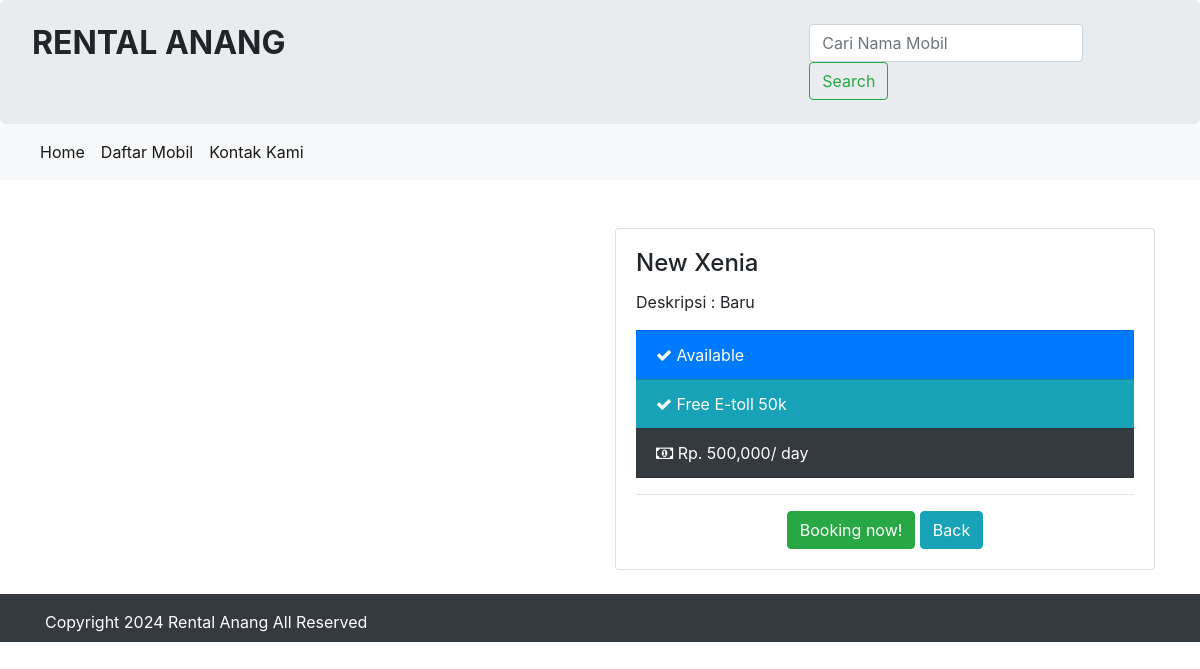
Screenshot of /detail.php?id=6 with the database file from the repository.
### tables this page shows
CREATE TABLE `infoweb` (
  `id` int(11) NOT NULL,
  `nama_rental` varchar(255) DEFAULT NULL,
  `telp` varchar(15) DEFAULT NULL,
  `alamat` text DEFAULT NULL,
  `email` varchar(255) DEFAULT NULL,
  `no_rek` text DEFAULT NULL,
  `updated_at` timestamp NOT NULL DEFAULT current_timestamp()
);

CREATE TABLE `mobil` (
  `id_mobil` int(11) NOT NULL,
  `no_plat` varchar(255) NOT NULL,
  `merk` varchar(255) NOT NULL,
  `harga` int(255) NOT NULL,
  `deskripsi` varchar(255) NOT NULL,
  `status` varchar(255) NOT NULL,
  `gambar` text NOT NULL
);

### koneksi/koneksi.php (called while the page is built, shortened)
<?php
    $user = 'root';
    $pass = '';
    $koneksi = new PDO("mysql:host=localhost;dbname=db_rental", $user, $pass);
    $sql_web = "SELECT * FROM infoweb WHERE id = 1";
    $row_web = $koneksi->prepare($sql_web);
    $row_web->execute();
    $info_web = $row_web->fetch(PDO::FETCH_OBJ);
?>

### detail.php (the view, shortened to what this page needs)
<?php
    require 'koneksi/koneksi.php';
    include 'header.php';
    $id = strip_tags($_GET['id']);
    $hasil = $koneksi->query("SELECT * FROM mobil WHERE id_mobil = '$id'")->fetch();
?>
<div class="container mt-5">
<div class="row">
    <div class="col-sm-6">
    </div>
    <div class="col-sm-6">
        <div class="card">
            <div class="card-body">
                <h4 class="card-title"><?php echo $hasil['merk'];?></h4>
                <p class="card-text">
                    Deskripsi :
                    <?php echo $hasil['deskripsi'];?>
                </p>
                <ul class="list-group list-group-flush">
                    <?php if($hasil['status'] == 'Tersedia'){?>
                    <li class="list-group-item bg-primary text-white">
                        <i class="fa fa-check"></i> Available
                    </li>
                    <?php }else{?>
                    <li class="list-group-item bg-danger text-white">
                        <i class="fa fa-close"></i> Not Available
                    </li>
                    <?php }?>
                    <li class="list-group-item bg-info text-white"><i class="fa fa-check"></i> Free E-toll 50k</li>
                    <li class="list-group-item bg-dark text-white">
                        <i class="fa fa-money"></i> Rp. <?php echo number_format($hasil['harga']);?>/ day
                    </li>
                </ul>
                <hr/>
                <center>
                    <a href="booking.php?id=<?php echo $hasil['id_mobil'];?>" class="btn btn-success">Booking now!</a>
                    <a href="index.php" class="btn btn-info">Back</a>
                </center>
            </div>
         </div>
    </div>
</div>
</div>
<?php include 'footer.php';?>

### header.php (shortened to what this page needs)
<!doctype html>
<html lang="en">
<head>
    <link rel="stylesheet" href="assets/css/bootstrap.css">
    <link rel="stylesheet" href="assets/css/font-awesome.css">
    <link href="https://cdnjs.cloudflare.com/ajax/libs/bootstrap-datetimepicker/4.17.37/css/bootstrap-datetimepicker.min.css" rel="stylesheet">
</head>
<body>
    <div class="jumbotron pt-4 pb-4">
        <div class="row">
            <div class="col-sm-8">
                <h2><b style="text-transform:uppercase;"><?= $info_web->nama_rental; ?> </b></h2>
            </div>
            <div class="col-sm-4">
                <form class="form-inline" method="get" action="blog.php">
                    <input class="form-control mr-sm-2" type="search" name="cari" placeholder="Cari Nama Mobil" aria-label="Search">
                    <button class="btn btn-outline-success my-2 my-sm-0" type="submit">Search</button>
                </form>
            </div>
        </div>
    </div>
    <nav class="navbar navbar-expand-lg navbar-light bg-light">
        <div class="collapse navbar-collapse" id="navbarTogglerDemo01">
            <ul class="navbar-nav mr-auto mt-2 mt-lg-0">
                <li class="nav-item active">
                    <a class="nav-link" href="index.php">Home <span class="sr-only">(current)</span></a>
                </li>
                <li class="nav-item active">
                    <a class="nav-link" href="blog.php">Daftar Mobil</a>
                </li>
                <li class="nav-item active">
                    <a class="nav-link" href="kontak.php">Kontak Kami</a>
                </li>
            </ul>
        </div>
    </nav>
</body>

### footer.php (shortened to what this page needs)
    <div class="footer mt-4 bg-dark text-white pt-3 pb-2">
      <div class="container">
        Copyright <?= date('Y');?> <?= $info_web->nama_rental;?> All Reserved
      </div>
    </div>
  </body>
</html>

### rows the page displays
infoweb: nama_rental "RENTAL ANANG", nama_rental "Rental Anang"
mobil: merk "New Xenia", deskripsi "Baru", harga "500,000"
